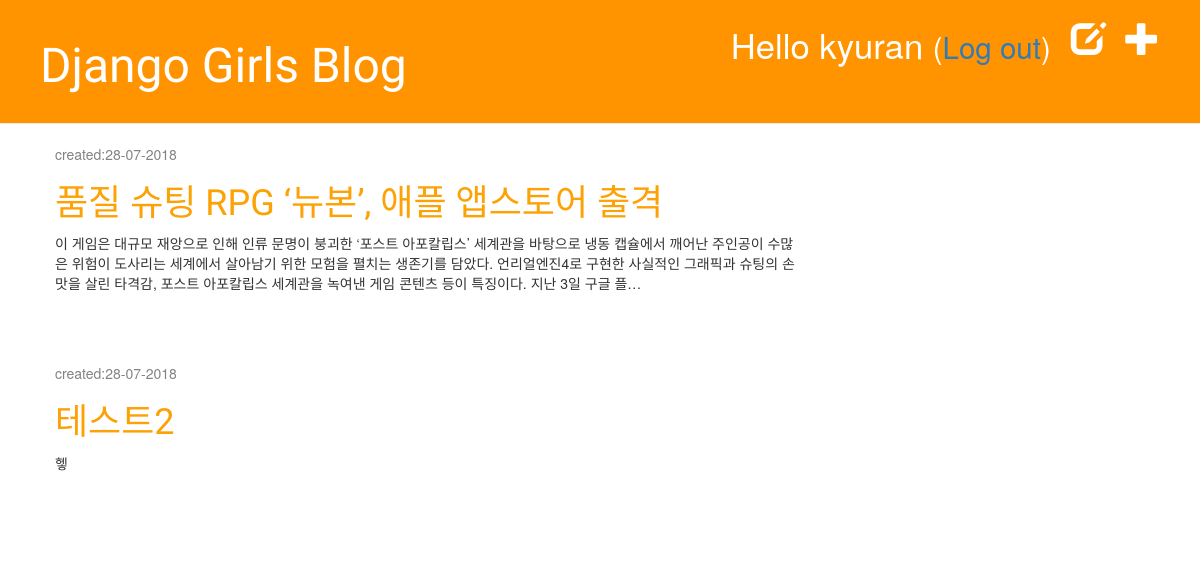
Page /drafts/ (signed in) on the committed database.
### blog/models.py (models this page shows, shortened)
class Post(models.Model):
    author = models.ForeignKey('auth.User', on_delete=models.CASCADE)
    title = models.CharField(max_length=200)
    text = models.TextField()
    created_date = models.DateTimeField(default=timezone.now)
    published_date = models.DateTimeField(blank=True, null=True)

### blog/views.py (the view)
# urls.py: path('drafts/', views.post_draft_list, name ='post_draft_list'),
@login_required
def post_draft_list(request):
    posts = Post.objects.filter(published_date__isnull=True).order_by('created_date')
    return render(request, 'blog/post_draft_list.html', {
        'posts': posts,
    })

### blog/templates/blog/post_draft_list.html
 {% extends 'blog/base.html' %}
 {% block content %}
    {% for post in posts %}
        <div class="post">
            <p class="date">created:{{ post.created_date|date:'d-m-Y'}}</p>
            <h1><a href="{% url 'post_detail' pk=post.pk %}">{{ post.title }}</a></h1>
            <p>{{ post.text|truncatechars:200 }}</p>
        </div>
    {% endfor %}
{% endblock %}

### blog/templates/blog/base.html (shortened to what this page needs)
{% load staticfiles %}
<html>
    <head>
        <link rel="stylesheet" href="//maxcdn.bootstrapcdn.com/bootstrap/3.2.0/css/bootstrap.min.css">
        <link rel="stylesheet" href="//maxcdn.bootstrapcdn.com/bootstrap/3.2.0/css/bootstrap-theme.min.css">
        <link rel="stylesheet" href="{% static 'css/blog.css' %}">
    </head>
    <body>
        <div class="page-header">
            {% if user.is_authenticated %}
                <a href="{% url 'post_new' %}" class="top-menu"><span class="glyphicon glyphicon-plus"></span></a>
                <a href="{% url 'post_draft_list' %}" class = "top-menu"><span class="glyphicon glyphicon-edit"></span></a>
                <p class="top-menu">Hello {{ user.username }} <small>(<a href="{% url 'logout' %}">Log out</a>)</small></p>
            {% else %}
                <a href="{% url 'login' %}" class="top-menu"><span class="glyphicon glyphicon-lock"></span></a>
            {% endif %}
            <h1><a href="/">Django Girls Blog</a></h1>
        </div>
        <div class="content container">
            <div class="row">
                <div class="col-md-8">
                    {% block content %}
                    {% endblock %}
                </div>
            </div>
        </div>
    </body>
</html>

### blog/static/css/blog.css (style rules this page uses)
.page-header { background-color: #ff9400; margin-top: 0; padding: 20px 20px 20px 40px; }
.page-header h1, .page-header h1 a, .page-header h1 a:visited, .page-header h1 a:active { color: #ffffff; font-size: 36pt; text-decoration: none; }
.content { margin-left: 40px; }
h1, h2, h3, h4 { font-family: 'Lobster', cursive; }
.date { color: #828282; }
.top-menu, .top-menu:hover, .top-menu:visited { color: #ffffff; float: right; font-size: 26pt; margin-right: 20px; }
.post { margin-bottom: 70px; }
.post h1 a, .post h1 a:visited { color: #FCA205; }

### rows in the picture
Post: created_date "28-07-2018", title "품질 슈팅 RPG ‘뉴본’, 애플 앱스토어 출격", text "이 게임은 대규모 재앙으로 인해 인류 문명이 붕괴한 ‘포스트 아포칼립스’ 세계관을 바탕으로 냉동 캡슐에서 깨어난 주인공이 수많은 위험이 도사리는 세계에서 살아남기 위한 모험을 펼치는 생존기를 담았다. 언리얼엔진4로 구현한 사실적인 그래픽과 슈팅의 손맛을 살린 타격감, 포스트 아포칼립스 세계관을 녹여낸 게임 콘텐츠 등이 특징이다. 지난 3일 구글 플…"
Post: created_date "28-07-2018", title "테스트2", text "헿"

### other values in the picture
{{ user.username }} "kyuran"
